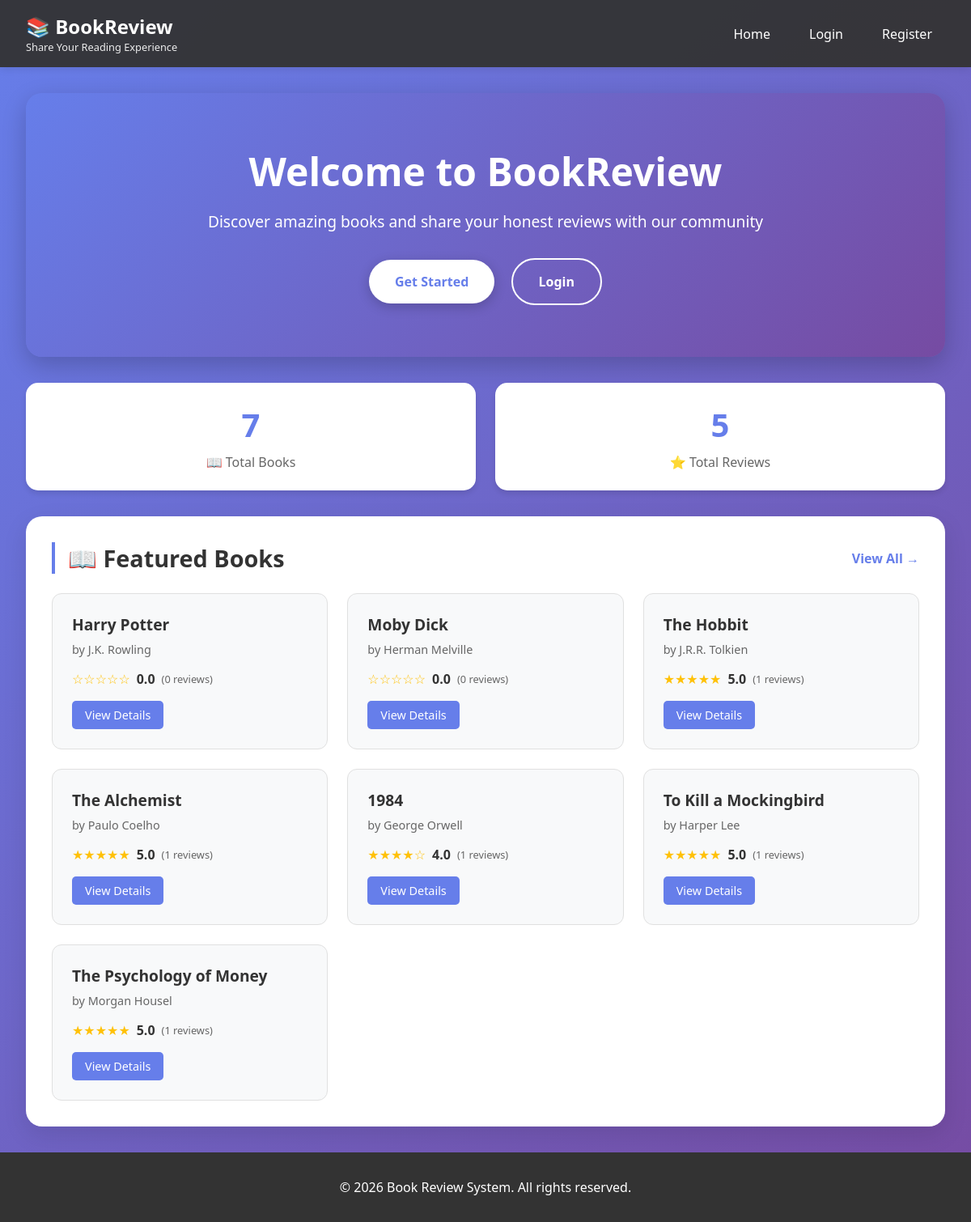
The page / on the database its author committed.
### tables this page shows
CREATE TABLE IF NOT EXISTS books (
    id INT AUTO_INCREMENT PRIMARY KEY,
    title VARCHAR(200) NOT NULL,
    author VARCHAR(100) NOT NULL,
    description TEXT,
    cover_image VARCHAR(255)
);

### index.php (the view, shortened to what this page needs)
<?php
require_once 'database.php';
class MySQLiWrapper {
    private $conn;
    public function __construct($conn) {
        $this->conn = $conn;
    }
    public function prepare($sql) {
        return new MySQLiStmtWrapper($this->conn, $sql);
    }
    public function query($sql) {
        $result = mysqli_query($this->conn, $sql);
        if ($result) {
            $rows = [];
            while ($row = mysqli_fetch_assoc($result)) {
                $rows[] = $row;
            }
            return $rows;
        }
        return [];
    }
}
class MySQLiStmtWrapper {
    private $stmt;
    private $result;
    public function __construct($conn, $sql) {
        $this->stmt = mysqli_prepare($conn, $sql);
    }
    public function execute() {
        mysqli_stmt_execute($this->stmt);
        $this->result = mysqli_stmt_get_result($this->stmt);
    }
    public function fetchAll() {
        $rows = [];
        while ($row = mysqli_fetch_assoc($this->result)) {
            $rows[] = $row;
        }
        return $rows;
    }
}
$pdo = new MySQLiWrapper($conn);
try {
    $stmt = $pdo->prepare("
        SELECT b.id, b.title, b.author,
               COALESCE(AVG(r.rating), 0) as avg_rating,
               COUNT(r.id) as review_count
        FROM books b
        LEFT JOIN reviews r ON b.id = r.book_id
        GROUP BY b.id
        ORDER BY b.id DESC
        LIMIT 10
    ");
    $stmt->execute();
    $featured_books = $stmt->fetchAll();
} catch(Exception $e) {
    $featured_books = [];
}
try {
    $result = $pdo->query("SELECT COUNT(*) as count FROM books");
    $total_books = isset($result[0]) ? $result[0]['count'] : 0;
    $result = $pdo->query("SELECT COUNT(*) as count FROM reviews");
    $total_reviews = isset($result[0]) ? $result[0]['count'] : 0;
} catch(Exception $e) {
    $total_books = 0;
    $total_reviews = 0;
    $total_users = 0;
}
?>
<!DOCTYPE html>
<html lang="en">
<head>
</head>
<body>
    <div class="header">
        <div class="header-content">
            <div class="logo">
                <h1>📚 BookReview</h1>
                <p>Share Your Reading Experience</p>
            </div>
            <div class="nav-links">
                <a href="index.php" class="nav-link">Home</a>
                <a href="login.php" class="nav-link">Login</a>
                <a href="register.php" class="nav-link">Register</a>
            </div>
        </div>
    </div>
    <div class="container">
        <div class="hero">
            <h1>Welcome to BookReview</h1>
            <p>Discover amazing books and share your honest reviews with our community</p>
            <div class="buttons">
                <a href="register.php" class="btn btn-primary">Get Started</a>
                <a href="login.php" class="btn btn-secondary">Login</a>
            </div>
        </div>
        <div class="stats-section">
            <div class="stat-card">
                <div class="stat-number"><?php echo $total_books; ?></div>
                <div class="stat-label">📖 Total Books</div>
            </div>
            <div class="stat-card">
                <div class="stat-number"><?php echo $total_reviews; ?></div>
                <div class="stat-label">⭐ Total Reviews</div>
            </div>
        </div>
        <div class="books-section">
            <div class="section-header">
                <h2>📖 Featured Books</h2>
                <?php if(count($featured_books) > 0): ?>
                <a href="books_list.php" class="view-all">View All →</a>
                <?php endif; ?>
            </div>
            <?php if (count($featured_books) > 0): ?>
                <div class="book-grid">
                    <?php foreach ($featured_books as $book): ?>
                        <div class="book-card">
                            <div class="book-title"><?php echo htmlspecialchars($book['title']); ?></div>
                            <div class="book-author">by <?php echo htmlspecialchars($book['author']); ?></div>
                            <div class="book-rating">
                                <div class="stars">
                                    <?php
                                    $rating = round($book['avg_rating']);
                                    for($i = 1; $i <= 5; $i++) {
                                        if($i <= $rating) {
                                            echo '★';
                                        } else {
                                            echo '☆';
                                        }
                                    }
                                    ?>
                                </div>
                                <span class="rating-value"><?php echo number_format($book['avg_rating'], 1); ?></span>
                                <span class="review-count">(<?php echo $book['review_count']; ?> reviews)</span>
                            </div>
                            <a href="book_details.php?id=<?php echo $book['id']; ?>" class="btn-small">View Details</a>
                        </div>
                    <?php endforeach; ?>
                </div>
            <?php endif; ?>
        </div>
    </div>
    <div class="footer">
        <p>&copy; <?php echo date('Y'); ?> Book Review System. All rights reserved.</p>
    </div>
</body>
</html>

### index.php (style rules this page uses)
* { margin: 0; padding: 0; box-sizing: border-box; }
body { font-family: 'Segoe UI', Tahoma, Geneva, Verdana, sans-serif; background: linear-gradient(135deg, #667eea 0%, #764ba2 100%); min-height: 100vh; }
.header { background: rgba(51, 51, 51, 0.95); color: white; padding: 1rem 0; position: sticky; top: 0; z-index: 100; box-shadow: 0 2px 10px rgba(0,0,0,0.1); }
.header-content { max-width: 1200px; margin: 0 auto; padding: 0 2rem; display: flex; justify-content: space-between; align-items: center; }
.logo h1 { font-size: 1.5rem; }
.logo p { font-size: 0.8rem; opacity: 0.9; }
.nav-links { display: flex; gap: 1rem; }
.nav-link { color: white; text-decoration: none; padding: 0.5rem 1rem; border-radius: 5px; transition: background 0.3s; }
.container { max-width: 1200px; margin: 2rem auto; padding: 0 2rem; }
.hero { background: linear-gradient(135deg, #667eea 0%, #764ba2 100%); color: white; padding: 4rem; text-align: center; border-radius: 20px; margin-bottom: 2rem; box-shadow: 0 10px 30px rgba(0,0,0,0.2); }
.hero h1 { font-size: 3rem; margin-bottom: 1rem; animation: fadeInUp 0.8s ease; }
.hero p { font-size: 1.2rem; margin-bottom: 2rem; animation: fadeInUp 0.8s ease 0.2s backwards; }
.buttons { margin-top: 1.5rem; animation: fadeInUp 0.8s ease 0.4s backwards; }
.btn { display: inline-block; padding: 1rem 2rem; margin: 0 0.5rem; text-decoration: none; border-radius: 50px; transition: all 0.3s; font-weight: 600; cursor: pointer; border: none; font-size: 1rem; }
.btn-primary { background: white; color: #667eea; box-shadow: 0 4px 15px rgba(0,0,0,0.2); }
.btn-secondary { background: transparent; color: white; border: 2px solid white; }
.stats-section { display: grid; grid-template-columns: repeat(auto-fit, minmax(200px, 1fr)); gap: 1.5rem; margin-bottom: 2rem; }
.stat-card { background: white; padding: 1.5rem; text-align: center; border-radius: 15px; box-shadow: 0 4px 6px rgba(0,0,0,0.1); transition: transform 0.3s; }
.stat-number { font-size: 2.5rem; font-weight: bold; color: #667eea; }
.stat-label { color: #666; margin-top: 0.5rem; }
.books-section { background: white; padding: 2rem; border-radius: 20px; box-shadow: 0 10px 30px rgba(0,0,0,0.1); margin-bottom: 2rem; }
.section-header { display: flex; justify-content: space-between; align-items: center; margin-bottom: 1.5rem; flex-wrap: wrap; gap: 1rem; }
.section-header h2 { color: #333; font-size: 1.8rem; border-left: 4px solid #667eea; padding-left: 1rem; }
.view-all { color: #667eea; text-decoration: none; font-weight: 600; }
.book-grid { display: grid; grid-template-columns: repeat(auto-fill, minmax(280px, 1fr)); gap: 1.5rem; }
.book-card { background: #f8f9fa; border-radius: 12px; padding: 1.5rem; transition: all 0.3s; border: 1px solid #e0e0e0; }
.book-title { font-size: 1.2rem; font-weight: bold; color: #333; margin-bottom: 0.5rem; }
.book-author { color: #666; font-size: 0.9rem; margin-bottom: 1rem; }
.book-rating { display: flex; align-items: center; gap: 0.5rem; margin-bottom: 1rem; flex-wrap: wrap; }
.stars { color: #ffc107; font-size: 1rem; }
.rating-value { font-weight: bold; color: #333; }
.review-count { color: #666; font-size: 0.8rem; }
.btn-small { display: inline-block; padding: 0.5rem 1rem; background: #667eea; color: white; text-decoration: none; border-radius: 5px; font-size: 0.9rem; transition: background 0.3s; border: none; cursor: pointer; }
.footer { text-align: center; padding: 2rem; background: #333; color: white; margin-top: 2rem; }

### rows shown on the page
books: title "Harry Potter", author "J.K. Rowling", avg_rating "0.0", review_count "0"
books: title "Moby Dick", author "Herman Melville", avg_rating "0.0", review_count "0"
books: title "The Hobbit", author "J.R.R. Tolkien", avg_rating "5.0", review_count "1"
books: title "The Alchemist", author "Paulo Coelho", avg_rating "5.0", review_count "1"
books: title "1984", author "George Orwell", avg_rating "4.0", review_count "1"
books: title "To Kill a Mockingbird", author "Harper Lee", avg_rating "5.0", review_count "1"
books: title "The Psychology of Money", author "Morgan Housel", avg_rating "5.0", review_count "1"

### other values the page prints
$total_books "7"
$total_reviews "5"
